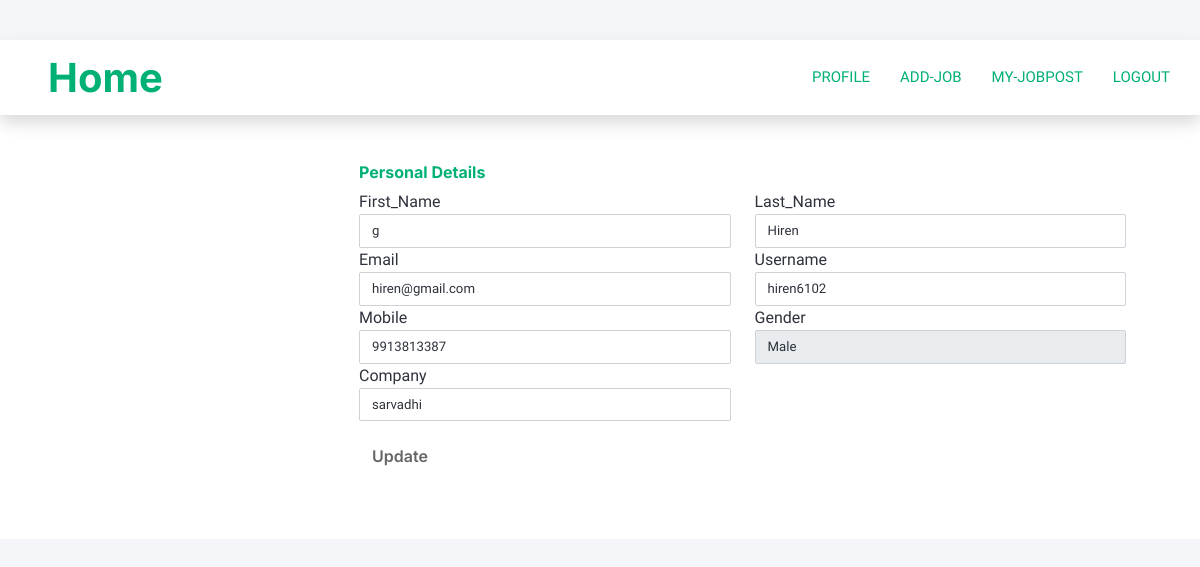
The page /profile/ (signed in) on the database its author committed.
### myapp/models.py (models this page shows, shortened)
class User(AbstractUser):
    gender= (('male','Male'), ('female','Female'))
    email=models.EmailField(unique=True)
    gender=models.CharField(max_length=10,choices=gender,null=True,blank=True)
    mobile=models.CharField(max_length=15,null=True,blank=True)
    company_name=models.CharField(max_length=100,null=True,blank=True)
    role=models.CharField(default='hr',max_length=10)

### myapp/views.py (the view, shortened to what this page needs)
# urls.py: path('profile/',views.edit_profile,name='profile'),
@login_required(login_url='/login/')
def edit_profile(request):
    form=Editprofile(instance=request.user)
    return render(request,'hr/profile.html',{'form':form})

### myapp/forms.py
class Editprofile(forms.ModelForm):
    class Meta:
        model=User
        fields=['first_name','last_name','username','email','mobile','company_name','gender']
        widgets = {
            'gender': forms.Select(attrs={'class':'form-control'}),
            'first_name': forms.TextInput(attrs={'class':'form-control'}),
            'last_name': forms.TextInput(attrs={'class':'form-control'}),
            'username': forms.TextInput(attrs={'class':'form-control'}),
            'email': forms.TextInput(attrs={'class':'form-control'}),
            'mobile': forms.TextInput(attrs={'class':'form-control'}),
            'company_name': forms.TextInput(attrs={'class':'form-control'}),
        }

### myapp/templates/hr/profile.html (shortened to what this page needs)
{% extends 'header.html' %}
{% block content %}
   <div class="container">
    <div class="row gutters">
    <div class="col-xl-3 col-lg-3 col-md-12 col-sm-12 col-12">
    <div class="card h-100">
      <div class="card-body">
      </div>
    </div>
    </div>
    <div class="col-xl-9 col-lg-9 col-md-12 col-sm-12 col-12">
    <div class="card h-100">
      <form class="p-3 mt-3" method="POST">
      <div class="card-body">
        <div class="row gutters">
          <div class="col-xl-12 col-lg-12 col-md-12 col-sm-12 col-12">
            <h6 class="mb-2 text-primary">Personal Details</h6>
          </div>
          <div class="col-xl-6 col-lg-6 col-md-6 col-sm-6 col-12">
            <div class="form-group">
              <label for="fullName">First_Name</label>
              {{form.first_name}}
            </div>
          </div>
          <div class="col-xl-6 col-lg-6 col-md-6 col-sm-6 col-12">
            <div class="form-group">
              <label for="eMail">Last_Name</label>
              {{form.last_name}}
            </div>
          </div>
          <div class="col-xl-6 col-lg-6 col-md-6 col-sm-6 col-12">
            <div class="form-group">
              <label for="phone">Email</label>
              {{form.email}}
            </div>
          </div>
          <div class="col-xl-6 col-lg-6 col-md-6 col-sm-6 col-12">
            <div class="form-group">
              <label for="website">Username</label>
              {{form.username}}
            </div>
          </div>
        </div>
        <div class="row gutters">
          <div class="col-xl-6 col-lg-6 col-md-6 col-sm-6 col-12">
            <div class="form-group">
              <label for="Street">Mobile</label>
              {{form.mobile}}
            </div>
          </div>
          <div class="col-xl-6 col-lg-6 col-md-6 col-sm-6 col-12">
            <div class="form-group">
              <label for="Street">Gender</label>
              {{form.gender}}
            </div>
          </div>
          <div class="col-xl-6 col-lg-6 col-md-6 col-sm-6 col-12">
            <div class="form-group">
              <label for="Street">Company</label>
              {{form.company_name}}
            </div>
          </div>
        </div>
        <div class="row gutters">
          <div class="col-xl-12 col-lg-12 col-md-12 col-sm-12 col-12">
            <div class="text-right">
              <button class="btn mt-3">Update</button>
            </div>
          </div>
        </div>
      </div>
    </form>
    </div>
    </div>
    </div>
    </div>
{% endblock %}

### myapp/static/css/style.css (style rules this page uses)
:root { --primary: #00B074; --secondary: #2B9BFF; --light: #EFFDF5; --dark: #2B3940; }
.btn { font-family: 'Inter', sans-serif; font-weight: 600; transition: .5s; }

### myapp/templates/hr/profile.html (style rules this page uses)
body { margin: 0; padding-top: 40px; color: #2e323c; background: #f5f6fa; position: relative; height: 100%; }
.form-control { border: 1px solid #cfd1d8; -webkit-border-radius: 2px; -moz-border-radius: 2px; border-radius: 2px; font-size: .825rem; background: #ffffff; color: #2e323c; }
.card { background: #ffffff; -webkit-border-radius: 5px; -moz-border-radius: 5px; border-radius: 5px; border: 0; margin-bottom: 1rem; }

### rows shown on the page
User: first_name "g", last_name "Hiren", email "hiren@gmail.com", username "hiren6102", mobile "9913813387", gender "Male", company_name "sarvadhi"
